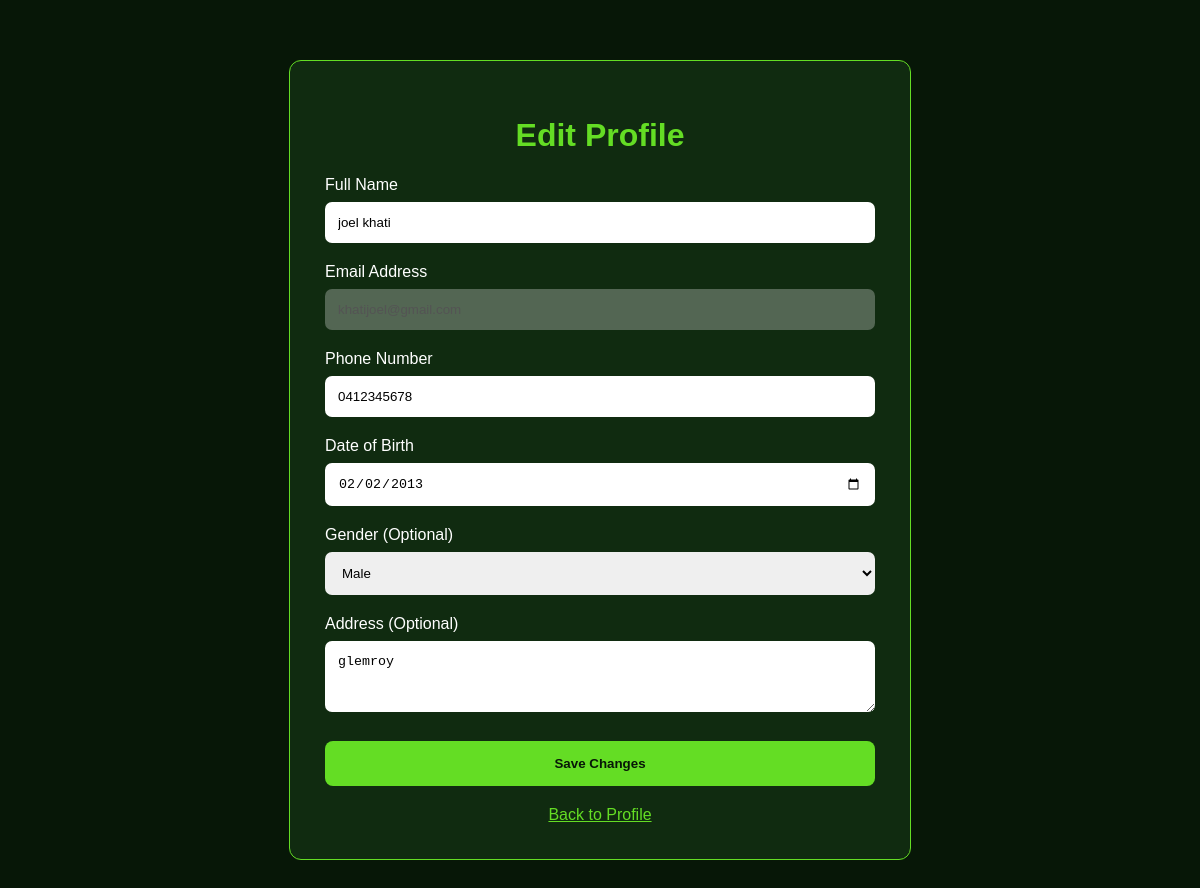
/edit-profile (signed in), run on the app's committed database.
### tables this page shows
CREATE TABLE users (
    id INTEGER PRIMARY KEY AUTOINCREMENT,
    full_name TEXT NOT NULL,
    email TEXT NOT NULL UNIQUE,
    password TEXT NOT NULL
, phone TEXT, date_of_birth TEXT, gender TEXT, address TEXT, registration_date TEXT);

### app.py (the view, shortened to what this page needs)
@app.route('/edit-profile', methods=['GET', 'POST'])
def edit_profile():
    if 'user' not in session:
        return redirect('/login')
    import sqlite3
    conn = sqlite3.connect('indoor_cricket.db')
    conn.row_factory = sqlite3.Row
    cursor = conn.cursor()
    email = session['user']
    cursor.execute("""
        SELECT full_name, email, phone,
               date_of_birth, gender, address
        FROM users
        WHERE email = ?
    """, (email,))
    user = cursor.fetchone()
    conn.close()
    if not user:
        session.pop('user', None)
        return redirect('/login')
    return render_template('edit_profile.html', user=user)

### templates/edit_profile.html (shortened to what this page needs)
<!DOCTYPE html>
<html lang="en">
<head>
</head>
<body>
    <div class="profile-container">
        <h1>Edit Profile</h1>
        <form method="POST" action="/edit-profile">
            <label>Full Name</label>
            <input type="text"
                   name="full_name"
                   value="{{ user['full_name'] }}"
                   required>
            <label>Email Address</label>
            <input type="email"
                   value="{{ user['email'] }}"
                   disabled>
            <label>Phone Number</label>
            <input type="tel"
                   name="phone"
                   pattern="[0-9]{1,15}"
                   maxlength="15"
                   value="{{ user['phone'] or '' }}">
            <label>Date of Birth</label>
            <input type="date"
                   name="date_of_birth"
                   value="{{ user['date_of_birth'] or '' }}">
            <label>Gender (Optional)</label>
            <select name="gender">
                {% for option in ['Male', 'Female', 'Other'] %}
                <option value="{{ option }}"
                    {% if user['gender'] == option %}
                        selected
                    {% endif %}>
                    {{ option }}
                </option>
                {% endfor %}
            </select>
            <label>Address (Optional)</label>
            <textarea name="address"
                      rows="3">{{ user['address'] or '' }}</textarea>
            <button type="submit">
                Save Changes
            </button>
        </form>
        <a href="/profile" class="back-btn">
            Back to Profile
        </a>
    </div>
</body>
</html>

### templates/edit_profile.html (style rules this page uses)
body { background: #071707; color: white; font-family: Arial, sans-serif; }
.profile-container { max-width: 550px; margin: 60px auto; padding: 35px; background: #102b10; border: 1px solid #64dd24; border-radius: 12px; }
h1 { color: #64dd24; text-align: center; }
label { display: block; margin-top: 20px; }
input, select, textarea { width: 100%; box-sizing: border-box; padding: 13px; margin-top: 8px; border: none; border-radius: 7px; }
button { width: 100%; padding: 15px; margin-top: 25px; background: #64dd24; color: #071707; border: none; border-radius: 8px; font-weight: bold; cursor: pointer; }
.back-btn { display: block; text-align: center; margin-top: 20px; color: #64dd24; }

### data on the page
users: full_name "joel khati", email "khatijoel@gmail.com", phone "0412345678", date_of_birth "02/02/2013", gender "Male", address "glemroy"
